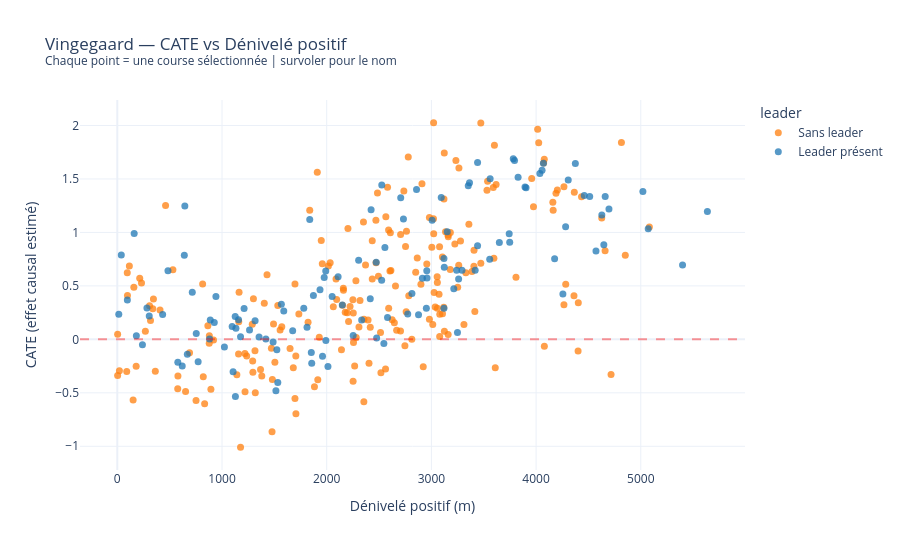

The notebook cell this image was saved under:
### Code cell
# ── Vingegaard — CATE × Dénivelé positif (interactif) ───────────────────────
import plotly.express as px

_rider = 'vingegaard_jonas'

if _rider in cf_store:
    _, _cate, _df_clean, _ = cf_store[_rider]
    df_viz = _df_clean[_df_clean['selected'] == 1].copy()
    df_viz['cate'] = _cate[_df_clean['selected'] == 1]
    df_viz['leader'] = df_viz['leader_played'].map({1: 'Leader présent', 0: 'Sans leader'}).fillna('Sans leader')
    df_viz['label'] = (
        df_viz['course'].str.replace('-', ' ').str.title()
        + ' ' + df_viz['year'].astype(int).astype(str)
        + df_viz['stage_num'].apply(lambda s: f' ét.{int(s)}' if pd.notna(s) else '')
    )

    fig = px.scatter(
        df_viz,
        x='denivele_pos',
        y='cate',
        color='leader',
        color_discrete_map={'Leader présent': '#1f77b4', 'Sans leader': '#ff7f0e'},
        hover_name='label',
        hover_data={
            'denivele_pos': ':.0f',
            'cate': ':.3f',
            'n_cols_hc': True,
            'startlist_quality': ':.0f',
            'leader': False,
        },
        labels={
            'denivele_pos': 'Dénivelé positif (m)',
            'cate': 'CATE (effet causal estimé)',
        },
        title=f'Vingegaard — CATE vs Dénivelé positif<br><sup>Chaque point = une course sélectionnée | survoler pour le nom</sup>',
        template='plotly_white',
        width=900, height=550,
    )
    fig.add_hline(y=0, line_dash='dash', line_color='red', opacity=0.4)
    fig.update_traces(marker=dict(size=7, opacity=0.75))
    fig.show()
else:
    print(f'{_rider} absent de cf_store — exécuter la cellule Causal Forest d\'abord')

### Figure 1 — Plotly figure (JSON) as saved in the notebook; plotly's stock layout.template omitted (floating-point values rounded to 4 significant figures; data arrays with more than 128 entries replaced by an {"elided": "..."} marker saying what was removed)
{"data": [{"customdata": {"elided": "217x3 mixed values"}, "hovertemplate": "<b>%{hovertext}</b><br><br>Dénivelé positif (m)=%{x:.0f}<br>CATE (effet causal estimé)=%{y:.3f}<br>n_cols_hc=%{customdata[0]}<br>startlist_quality=%{customdata[1]:.0f}<extra></extra>", "hovertext": {"elided": "217 str values"}, "legendgroup": "Sans leader", "marker": {"color": "#ff7f0e", "opacity": 0.75, "size": 7, "symbol": "circle"}, "mode": "markers", "name": "Sans leader", "orientation": "v", "showlegend": true, "type": "scatter", "x": {"elided": "217 float values"}, "xaxis": "x", "y": {"elided": "217 float values"}, "yaxis": "y"}, {"customdata": {"elided": "124x3 mixed values"}, "hovertemplate": "<b>%{hovertext}</b><br><br>Dénivelé positif (m)=%{x:.0f}<br>CATE (effet causal estimé)=%{y:.3f}<br>n_cols_hc=%{customdata[0]}<br>startlist_quality=%{customdata[1]:.0f}<extra></extra>", "hovertext": ["Tour De Romandie 2019", "Tour De Romandie 2019 ét.1", "Tour De Romandie 2019 ét.2", "Tour De Romandie 2019 ét.3", "Tour De Romandie 2019 ét.4", "Tour De Romandie 2019 ét.5", "Giro Dell Emilia 2019", "Amstel Gold Race 2021", "Tour De France 2021 ét.1", "Tour De France 2021 ét.2", "Tour De France 2021 ét.3", "Tour De France 2021 ét.4", "Tour De France 2021 ét.5", "Tour De France 2021 ét.6", "Tour De France 2021 ét.7", "Tour De France 2021 ét.8", "Tour De France 2021 ét.9", "Tour De France 2021 ét.10", "Tour De France 2021 ét.11", "Tour De France 2021 ét.12", "Tour De France 2021 ét.13", "Tour De France 2021 ét.14", "Tour De France 2021 ét.15", "Tour De France 2021 ét.16", "Tour De France 2021 ét.17", "Tour De France 2021 ét.18", "Tour De France 2021 ét.19", "Tour De France 2021 ét.20", "Tour De France 2021 ét.21", "Liege Bastogne Liege 2022", "Tour Auvergne Rhone Alpes 2022 ét.1", "Tour Auvergne Rhone Alpes 2022 ét.2", "Tour Auvergne Rhone Alpes 2022 ét.3", "Tour Auvergne Rhone Alpes 2022 ét.4", "Tour Auvergne Rhone Alpes 2022 ét.5", "Tour Auvergne Rhone Alpes 2022 ét.6", "Tour Auvergne Rhone Alpes 2022 ét.7", "Tour Auvergne Rhone Alpes 2022 ét.8", "Tour De France 2022 ét.1", "Tour De France 2022 ét.2", "Tour De France 2022 ét.3", "Tour De France 2022 ét.4", "Tour De France 2022 ét.5", "Tour De France 2022 ét.6", "Tour De France 2022 ét.7", "Tour De France 2022 ét.8", "Tour De France 2022 ét.9", "Tour De France 2022 ét.10", "Tour De France 2022 ét.11", "Tour De France 2022 ét.12", "Tour De France 2022 ét.13", "Tour De France 2022 ét.14", "Tour De France 2022 ét.15", "Tour De France 2022 ét.16", "Tour De France 2022 ét.17", "Tour De France 2022 ét.18", "Tour De France 2022 ét.19", "Tour De France 2022 ét.20", "Tour De France 2022 ét.21", "Tour De France 2023 ét.1", "Tour De France 2023 ét.2", "Tour De France 2023 ét.3", "Tour De France 2023 ét.4", "Tour De France 2023 ét.5", "Tour De France 2023 ét.6", "Tour De France 2023 ét.7", "Tour De France 2023 ét.8", "Tour De France 2023 ét.9", "Tour De France 2023 ét.10", "Tour De France 2023 ét.11", "Tour De France 2023 ét.12", "Tour De France 2023 ét.13", "Tour De France 2023 ét.14", "Tour De France 2023 ét.15", "Tour De France 2023 ét.16", "Tour De France 2023 ét.17", "Tour De France 2023 ét.18", "Tour De France 2024 ét.1", "Tour De France 2024 ét.2", "Tour De France 2024 ét.3", "Tour De France 2024 ét.4", "Tour De France 2024 ét.5", "Tour De France 2024 ét.6", "Tour De France 2024 ét.7", "Tour De France 2024 ét.8", "Tour De France 2024 ét.9", "Tour De France 2024 ét.10", "Tour De France 2024 ét.11", "Tour De France 2024 ét.12", "Tour De France 2024 ét.13", "Tour De France 2024 ét.14", "Tour De France 2024 ét.15", "Tour De France 2024 ét.16", "Tour De France 2024 ét.17", "Tour De France 2024 ét.18", "Tour De France 2024 ét.19", "Tour De France 2024 ét.20", "Tour De France 2024 ét.21", "Volta Ao Algarve 2025 ét.1", "Volta Ao Algarve 2025 ét.2", "Volta Ao Algarve 2025 ét.3", "Volta Ao Algarve 2025 ét.4", "Volta Ao Algarve 2025 ét.5", "Tour De France 2025 ét.1", "Tour De France 2025 ét.2", "Tour De France 2025 ét.3", "Tour De France 2025 ét.4", "Tour De France 2025 ét.5", "Tour De France 2025 ét.6", "Tour De France 2025 ét.7", "Tour De France 2025 ét.8", "Tour De France 2025 ét.9", "Tour De France 2025 ét.10", "Tour De France 2025 ét.11", "Tour De France 2025 ét.12", "Tour De France 2025 ét.13", "Tour De France 2025 ét.14", "Tour De France 2025 ét.15", "Tour De France 2025 ét.16", "Tour De France 2025 ét.17", "Tour De France 2025 ét.18", "Tour De France 2025 ét.19", "Tour De France 2025 ét.20", "Tour De France 2025 ét.21"], "legendgroup": "Leader présent", "marker": {"color": "#1f77b4", "opacity": 0.75, "size": 7, "symbol": "circle"}, "mode": "markers", "name": "Leader présent", "orientation": "v", "showlegend": true, "type": "scatter", "x": [38.0, 3094.0, 1936.0, 2525.0, 1838.0, 161.0, 3241.0, 2814.0, 2774.0, 2149.0, 1524.0, 1354.0, 305.0, 926.0, 3120.0, 3557.0, 4628.0, 1488.0, 4647.0, 1992.0, 1960.0, 2877.0, 4572.0, 3260.0, 4375.0, 3561.0, 1177.0, 240.0, 620.0, 4256.0, 2473.0, 2956.0, 2707.0, 96.0, 1991.0, 2958.0, 3828.0, 3782.0, 14.0, 1097.0, 1263.0, 1781.0, 578.0, 2477.0, 2526.0, 2556.0, 3743.0, 2733.0, 4070.0, 4660.0, 2109.0, 3441.0, 2416.0, 3418.0, 3364.0, 4036.0, 1316.0, 433.0, 669.0, 3214.0, 2952.0, 2581.0, 1419.0, 3649.0, 3894.0, 754.0, 1976.0, 3441.0, 3151.0, 1873.0, 3120.0, 2424.0, 4282.0, 4460.0, 640.0, 5399.0, 1211.0, 3748.0, 1857.0, 1128.0, 3904.0, 1126.0, 881.0, 283.0, 2334.0, 2012.0, 888.0, 4177.0, 2253.0, 1812.0, 4057.0, 5071.0, 1133.0, 3007.0, 3123.0, 4512.0, 4696.0, 716.0, 1515.0, 3292.0, 1533.0, 2546.0, 484.0, 1023.0, 1853.0, 772.0, 1675.0, 182.0, 3249.0, 2052.0, 1158.0, 942.0, 4307.0, 1567.0, 3794.0, 645.0, 5020.0, 2305.0, 2858.0, 1590.0, 5636.0, 3352.0, 2914.0, 1106.0], "xaxis": "x", "y": [0.7896, 1.326, 0.4639, 0.5523, 1.121, 0.989, 0.6466, 0.4277, 0.2368, 0.3202, -0.09676, 0.02181, 0.2195, 0.157, 0.2913, 0.75, 1.162, -0.02435, 0.8846, -0.009665, -0.1574, 0.2291, 0.8266, 0.5636, 1.644, 1.503, 0.02349, -0.04939, -0.2487, 0.4231, 0.7212, 0.6409, 1.323, 0.3677, 0.6403, 0.5727, 1.515, 1.688, 0.2353, 0.1204, 0.08805, 0.2917, -0.2144, 0.01218, 1.443, 0.8579, 0.9882, 1.125, 1.647, 1.336, 0.5842, 0.8746, 0.3807, 0.6451, 1.465, 1.551, 0.1749, 0.2317, -0.1397, 0.473, 0.2912, 0.2045, 0.003228, 0.905, 1.424, 0.05582, 0.5793, 1.654, 1.006, 0.4106, 0.7557, 1.213, 1.053, 1.346, 0.7875, 0.6954, 0.2888, 0.9081, -0.2242, -0.5341, 1.418, 0.2143, 0.003334, 0.2939, 0.1816, -0.255, 0.1814, 0.7538, 0.03689, 0.1132, 1.581, 1.035, 0.103, 1.114, 0.674, 1.336, 1.218, 0.4412, -0.4806, 0.647, -0.4035, -0.0384, 0.6421, -0.07132, -0.1235, -0.2101, 0.07979, 0.03323, 0.063, 0.401, 0.1833, 0.4016, 1.49, 0.3289, 1.673, 1.247, 1.383, 0.7399, 1.401, 0.2658, 1.196, 1.437, 0.5712, -0.3027], "yaxis": "y"}], "layout": {"height": 550, "legend": {"title": {"text": "leader"}, "tracegroupgap": 0}, "shapes": [{"line": {"color": "red", "dash": "dash"}, "opacity": 0.4, "type": "line", "x0": 0, "x1": 1, "xref": "x domain", "y0": 0, "y1": 0, "yref": "y"}], "title": {"text": "Vingegaard — CATE vs Dénivelé positif<br><sup>Chaque point = une course sélectionnée | survoler pour le nom</sup>"}, "width": 900, "xaxis": {"anchor": "y", "domain": [0.0, 1.0], "title": {"text": "Dénivelé positif (m)"}}, "yaxis": {"anchor": "x", "domain": [0.0, 1.0], "title": {"text": "CATE (effet causal estimé)"}}}}
